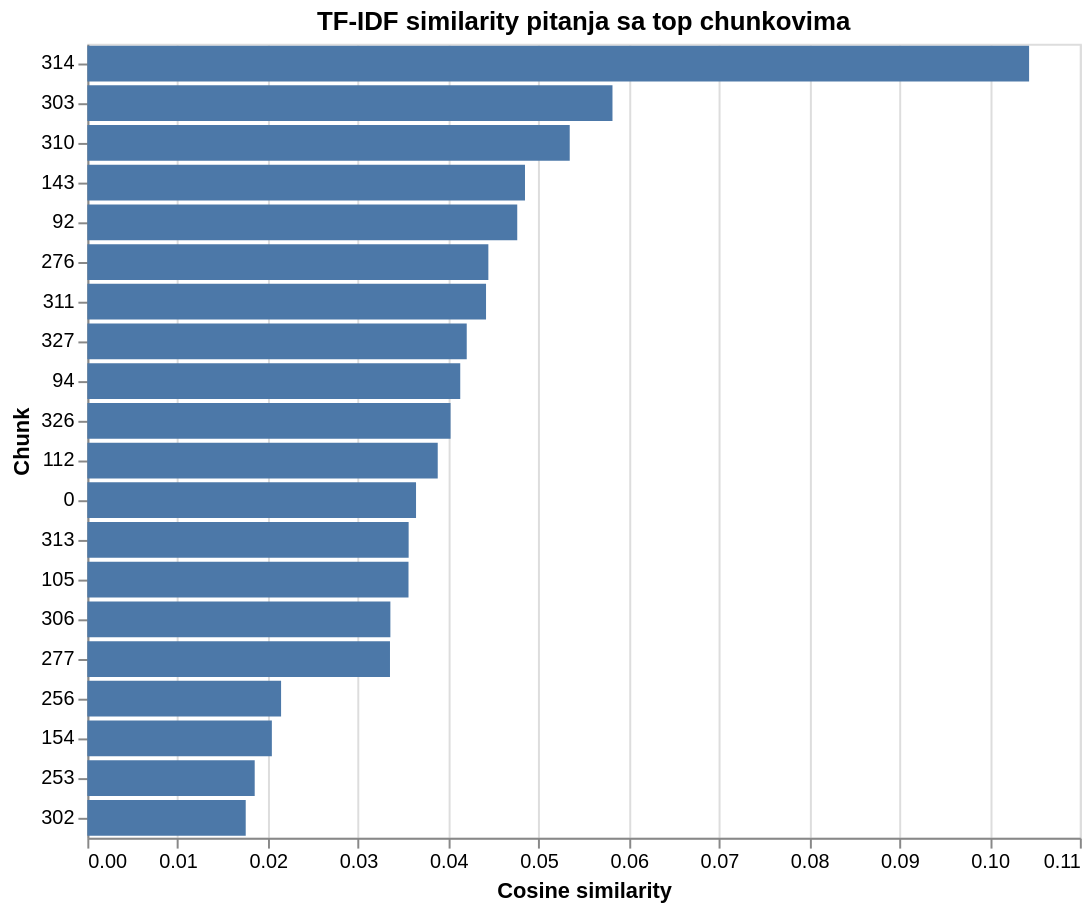

The code cell stored with this chart in its notebook:
### Code cell
alt.Chart(top_similarity_df).mark_bar().encode(
    x=alt.X(
        "similarity:Q",
        title="Cosine similarity"
    ),
    y=alt.Y(
        "chunk_index:O",
        sort="-x",
        title="Chunk"
    ),
    tooltip=["chunk_index", "similarity"]
).properties(
    title="TF-IDF similarity pitanja sa top chunkovima",
    width=500,
    height=400
)

### Figure 1 — Vega-Lite specification as saved in the notebook (floating-point values rounded to 4 significant figures)
{"config": {"view": {"continuousWidth": 300, "continuousHeight": 300}}, "data": {"name": "data-9664a462f5c68712bd5cabed2ca69a0a"}, "mark": {"type": "bar"}, "encoding": {"tooltip": [{"field": "chunk_index", "type": "quantitative"}, {"field": "similarity", "type": "quantitative"}], "x": {"field": "similarity", "title": "Cosine similarity", "type": "quantitative"}, "y": {"field": "chunk_index", "sort": "-x", "title": "Chunk", "type": "ordinal"}}, "height": 400, "title": "TF-IDF similarity pitanja sa top chunkovima", "width": 500, "$schema": "https://vega.github.io/schema/vega-lite/v5.17.0.json", "datasets": {"data-9664a462f5c68712bd5cabed2ca69a0a": [{"chunk_index": 314, "similarity": 0.1044}, {"chunk_index": 303, "similarity": 0.0582}, {"chunk_index": 310, "similarity": 0.05346}, {"chunk_index": 143, "similarity": 0.04851}, {"chunk_index": 92, "similarity": 0.04765}, {"chunk_index": 276, "similarity": 0.04445}, {"chunk_index": 311, "similarity": 0.04419}, {"chunk_index": 327, "similarity": 0.04205}, {"chunk_index": 94, "similarity": 0.04133}, {"chunk_index": 326, "similarity": 0.04026}, {"chunk_index": 112, "similarity": 0.03883}, {"chunk_index": 0, "similarity": 0.03643}, {"chunk_index": 313, "similarity": 0.03561}, {"chunk_index": 105, "similarity": 0.03559}, {"chunk_index": 306, "similarity": 0.03359}, {"chunk_index": 277, "similarity": 0.03354}, {"chunk_index": 256, "similarity": 0.02147}, {"chunk_index": 154, "similarity": 0.02045}, {"chunk_index": 253, "similarity": 0.01855}, {"chunk_index": 302, "similarity": 0.01755}]}}
